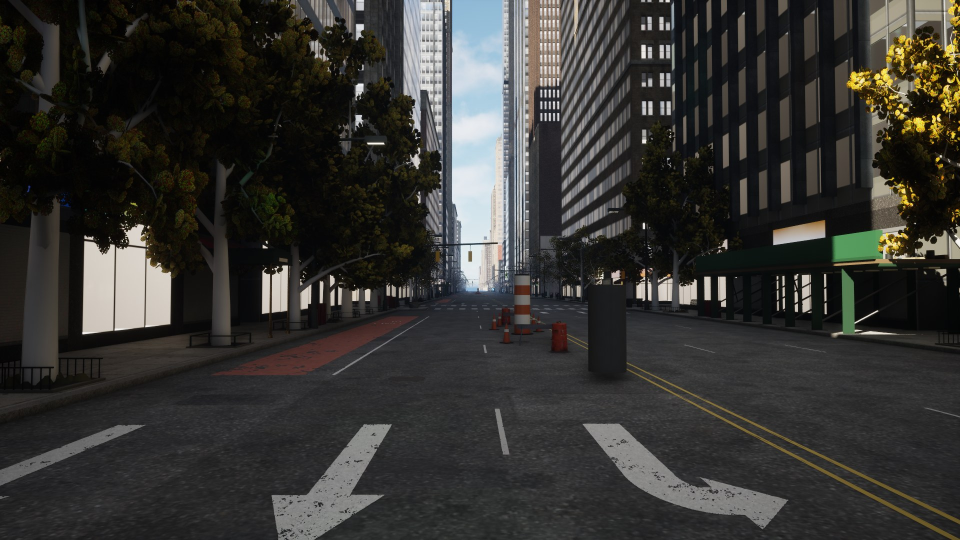
#> input picture docs/night1/city/round-01/S1_avenue_street_1920x1080.jpg, 1920 x 1080 px (shown at 1/2 size)
$ python -i ip_ocr_check.py   (imports and definitions only)
#> lines starting #> are read from the running program, lines starting #| are printed output that depends on the picture
#!/usr/bin/env python3
"""IP text check for a capture set: OCR (tesseract, 4 quadrants x normal / inverted) of every 4K frame against the denylist of names that must not appear
(Marvel-universe / real-game brands and real-place evocations flagged in critic rounds, see docs/night1/city/IP_EXCLUSIONS.md), plus an atlas scan:
the sanitised atlas PNGs (as imported into Unreal) are OCR'd cell by cell.  usage: ip_ocr_check.py <round_dir> [atlas_png_dir]"""
import glob, os, subprocess, sys, tempfile
from PIL import Image, ImageOps
import json
# [1 line not run here, left out]
tmp = tempfile.mkdtemp()
def ocr(img):
    txt = ''
    for inv in (False, True):
        v = ImageOps.invert(img.convert('RGB')).convert('L') if inv else img.convert('L'); v = v.resize((v.width * 2, v.height * 2)); p = os.path.join(tmp, 'c.png'); v.save(p)
        txt += ' ' + subprocess.run(['tesseract', p, '-', '--psm', '11'], capture_output=True, text=True).stdout.upper()
    return txt
bad = 0
# [16 lines not run here, left out]

>>> from PIL import Image
>>> picture = Image.open('../../docs/night1/city/round-01/S1_avenue_street_1920x1080.jpg')
#> picture is the input picture: PIL image 1920x1080 RGB; mean R, G, B 53.4, 52.7, 49.7
#> the loop in ocr, `for inv in (False, True):` made 1 pass
#> pass 1, in ocr, `v = ImageOps.invert(img.convert('RGB')).convert('L') if inv else img.c`:
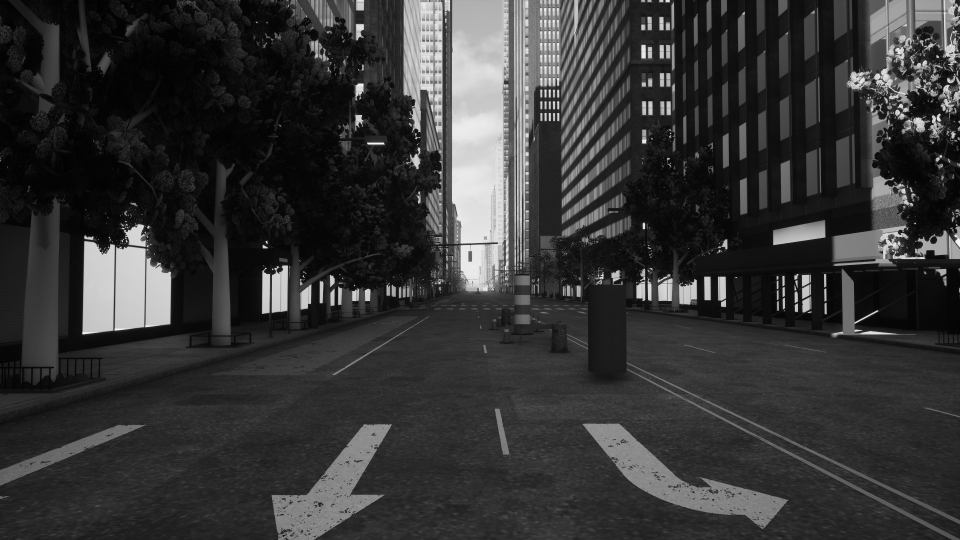
#> v: PIL image 1920x1080 L (shown at 1/2 size); min 0, max 253, mean 52.5
#> after the loop in ocr, `for inv in (False, True):`: txt = ''
#> (the run stopped early here; a loop or call above may not have finished)
